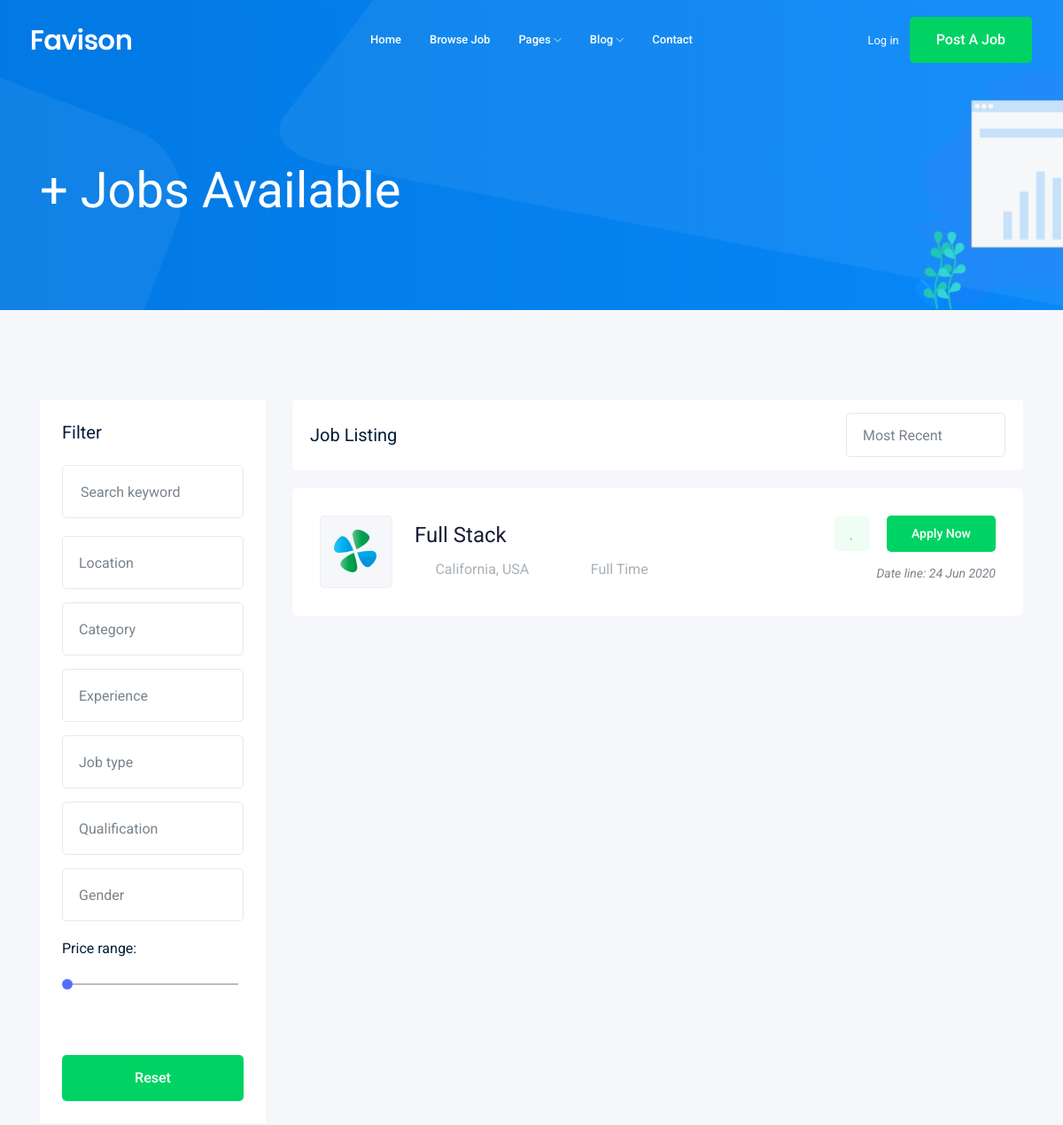
The app's page /jobs/ (upper part), older data.
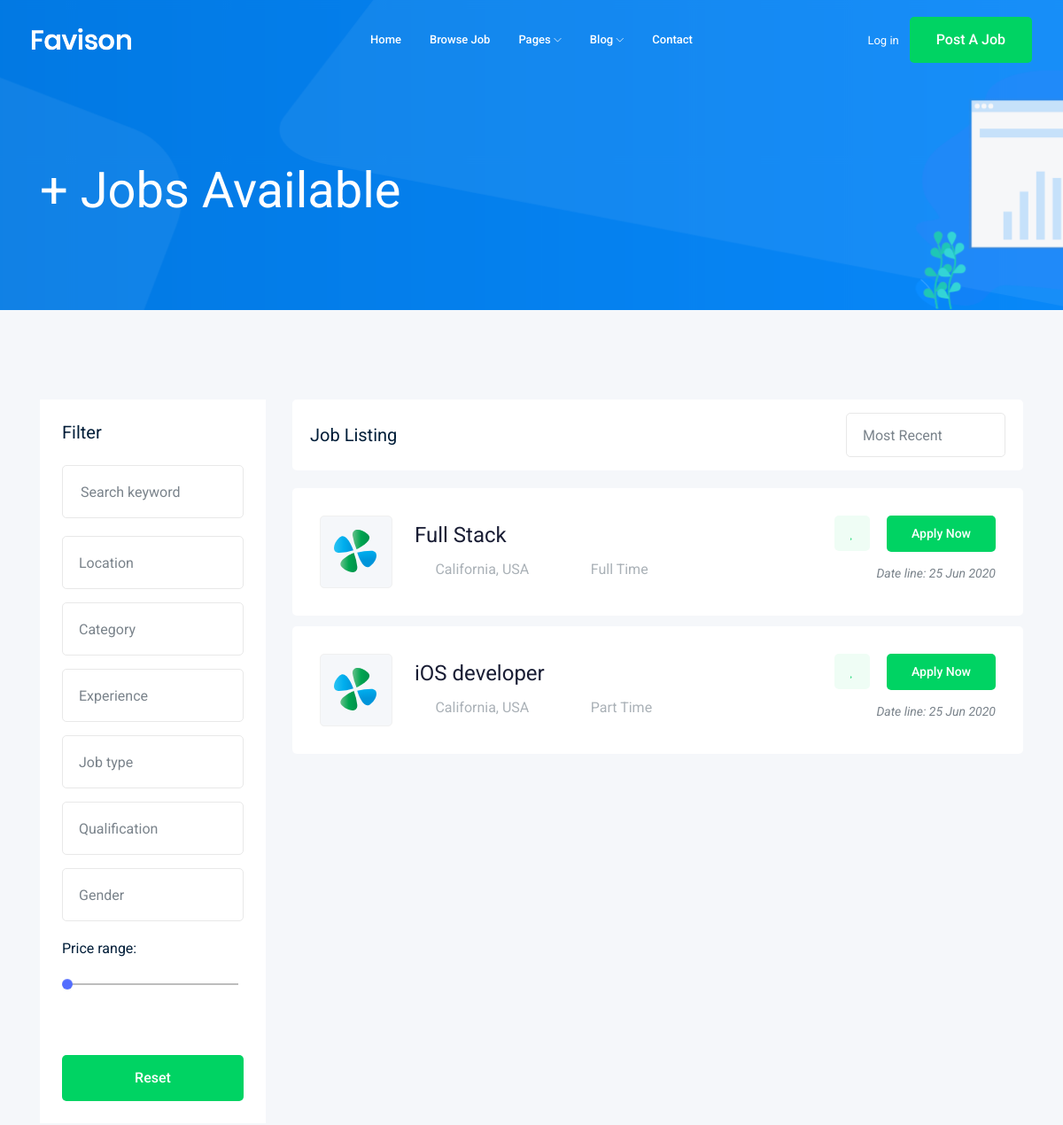
The same page, newer data.
### job/models.py (models this page shows, shortened)
class Job(models.Model):
    title = models.CharField(max_length=50)
    job_type = models.CharField(max_length=15, choices=JOB_TYPE)
    descreption_job = models.TextField(max_length=1000)
    published_job = models.DateTimeField(auto_now=True)
    vacancy_job = models.IntegerField(default=1)
    salary_job = models.IntegerField(default=0)
    experiance_job = models.IntegerField(default=1)
    Category_job = models.ForeignKey('Category', on_delete=models.CASCADE)
    image = models.ImageField(upload_to=image_upload)
    slug = models.SlugField(blank=True, null=True)

### job/views.py (the view)
# urls.py: path('', views.job_list, name='job_list'),
def job_list(request):
    job_list = Job.objects.all()
    paginator = Paginator(job_list, 4) # Show 4 contacts per page.
    page_number = request.GET.get('page')
    page_obj = paginator.get_page(page_number)
    context = {
        'jobs':page_obj
    }
    return render(request, 'job/job_list.html', context)

### job/templates/job/job_list.html (shortened to what this page needs)
{% extends 'base.html'%}
{% load static %}
{% block content%}
    <div class="bradcam_area bradcam_bg_1">
        <div class="container">
            <div class="row">
                <div class="col-xl-12">
                    <div class="bradcam_text">
                        <h3>{{jobs.count}}+ Jobs Available</h3>
                    </div>
                </div>
            </div>
        </div>
    </div>
    <div class="job_listing_area plus_padding">
        <div class="container">
            <div class="row">
                <div class="col-lg-3">
                    <div class="job_filter white-bg">
                        <div class="form_inner white-bg">
                            <h3>Filter</h3>
                            <form action="#">
                                <div class="row">
                                    <div class="col-lg-12">
                                        <div class="single_field">
                                            <input type="text" placeholder="Search keyword">
                                        </div>
                                    </div>
                                    <div class="col-lg-12">
                                    </div>
                                    <div class="col-lg-12">
                                    </div>
                                    <div class="col-lg-12">
                                    </div>
                                    <div class="col-lg-12">
                                    </div>
                                    <div class="col-lg-12">
                                    </div>
                                    <div class="col-lg-12">
                                    </div>
                                </div>
                            </form>
                        </div>
                        <div class="range_wrap">
                            <label for="amount">Price range:</label>
                            <p>
                                <input type="text" id="amount" readonly style="border:0; color:#7A838B; font-size: 14px; font-weight:400;">
                            </p>
                        </div>
                        <div class="reset_btn">
                            <button  class="boxed-btn3 w-100" type="submit">Reset</button>
                        </div>
                    </div>
                </div>
                <div class="col-lg-9">
                    <div class="recent_joblist_wrap">
                        <div class="recent_joblist white-bg ">
                            <div class="row align-items-center">
                                <div class="col-md-6">
                                    <h4>Job Listing</h4>
                                </div>
                                <div class="col-md-6">
                                    <div class="serch_cat d-flex justify-content-end">
                                    </div>
                                </div>
                            </div>
                        </div>
                    </div>
                    <div class="job_lists m-0">
                        <div class="row">
                            {% for job in jobs%}
                            <div class="col-lg-12 col-md-12">
                                <div class="single_jobs white-bg d-flex justify-content-between">
                                    <div class="jobs_left d-flex align-items-center">
                                        <div class="thumb">
                                            <img src="{% static 'img/svg_icon/1.svg' %}" alt="">
                                        </div>
                                        <div class="jobs_conetent">
                                            <a href="{% url 'jobs:job_details' job.slug %}"><h4>{{job.title}}</h4></a>
                                            <div class="links_locat d-flex align-items-center">
                                                <div class="location">
                                                    <p> <i class="fa fa-map-marker"></i> California, USA</p>
                                                </div>
                                                <div class="location">
                                                    <p> <i class="fa fa-clock-o"></i>{{job.job_type}}</p>
                                                </div>
                                            </div>
                                        </div>
                                    </div>
                                    <div class="jobs_right">
                                        <div class="apply_now">
                                            <a class="heart_mark" href="#"> <i class="fa fa-heart"></i> </a>
                                            <a href="{% url 'jobs:job_details' job.slug %}" class="boxed-btn3">Apply Now</a>
                                        </div>
                                        <div class="date">
                                            <p>Date line: {{ job.published_job|date:"d M Y" }}</p>
                                        </div>
                                    </div>
                                </div>
                            </div>
                            {% endfor %}
                        </div>
                    </div>
                </div>
            </div>
        </div>
    </div>
{% endblock%}

### templates/base.html (shortened to what this page needs)
{% load static %}
<!doctype html>
<html class="no-js" lang="zxx">
<head>
    <link rel="stylesheet" href="{% static 'css/bootstrap.min.css' %}">
    <link rel="stylesheet" href="{% static 'css/owl.carousel.min.css' %}">
    <link rel="stylesheet" href="{% static 'css/magnific-popup.css' %}">
    <link rel="stylesheet" href="{% static 'css/font-awesome.min.css' %}">
    <link rel="stylesheet" href="{% static 'css/themify-icons.css' %}">
    <link rel="stylesheet" href="{% static 'css/nice-select.css' %}">
    <link rel="stylesheet" href="{% static 'css/flaticon.css' %}">
    <link rel="stylesheet" href="{% static 'css/gijgo.css' %}">
    <link rel="stylesheet" href="{% static 'css/animate.min.css' %}">
    <link rel="stylesheet" href="{% static 'css/slicknav.css' %}">
    <link rel="stylesheet" href="{% static 'css/style.css' %}">
</head>
<body>
    <header>
        <div class="header-area ">
            <div id="sticky-header" class="main-header-area">
                <div class="container-fluid ">
                    <div class="header_bottom_border">
                        <div class="row align-items-center">
                            <div class="col-xl-3 col-lg-2">
                                <div class="logo">
                                    <a href="index.html">
                                        <img src="img/logo.png" alt="">
                                    </a>
                                </div>
                            </div>
                            <div class="col-xl-6 col-lg-7">
                                <div class="main-menu  d-none d-lg-block">
                                    <nav>
                                        <ul id="navigation">
                                            <li><a href="index.html">home</a></li>
                                            <li><a href="jobs.html">Browse Job</a></li>
                                            <li><a href="#">pages <i class="ti-angle-down"></i></a>
                                            </li>
                                            <li><a href="#">blog <i class="ti-angle-down"></i></a>
                                            </li>
                                            <li><a href="contact.html">Contact</a></li>
                                        </ul>
                                    </nav>
                                </div>
                            </div>
                            <div class="col-xl-3 col-lg-3 d-none d-lg-block">
                                <div class="Appointment">
                                    <div class="phone_num d-none d-xl-block">
                                        <a href="#">Log in</a>
                                    </div>
                                    <div class="d-none d-lg-block">
                                        <a class="boxed-btn3" href="#">Post a Job</a>
                                    </div>
                                </div>
                            </div>
                            <div class="col-12">
                            </div>
                        </div>
                    </div>
                </div>
            </div>
        </div>
    </header>
{% block content %}
{% endblock %}
</body>
</html>

Row changes from the older to the newer data that the page shows:
changed Job "Full Stack": published_job "24 Jun 2020" → "25 Jun 2020"
added Job: title "iOS developer", job_type "Part Time", published_job "25 Jun 2020"
